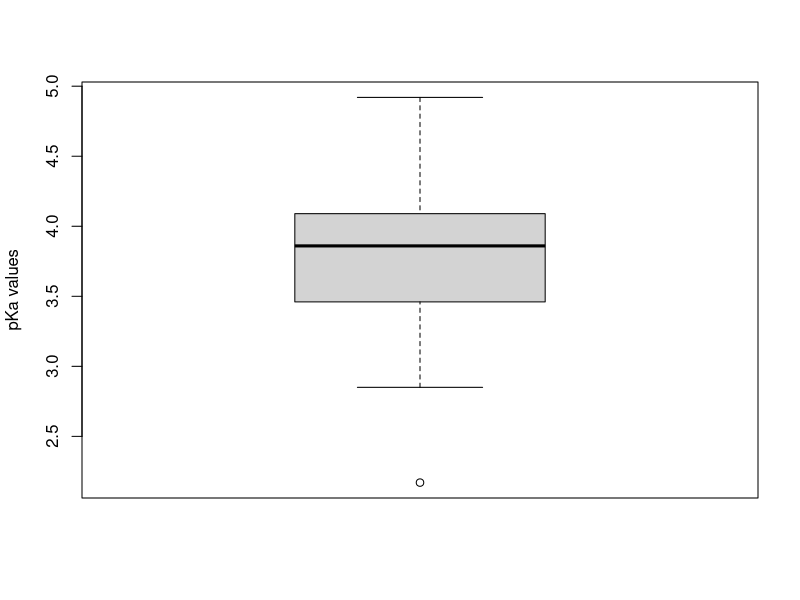
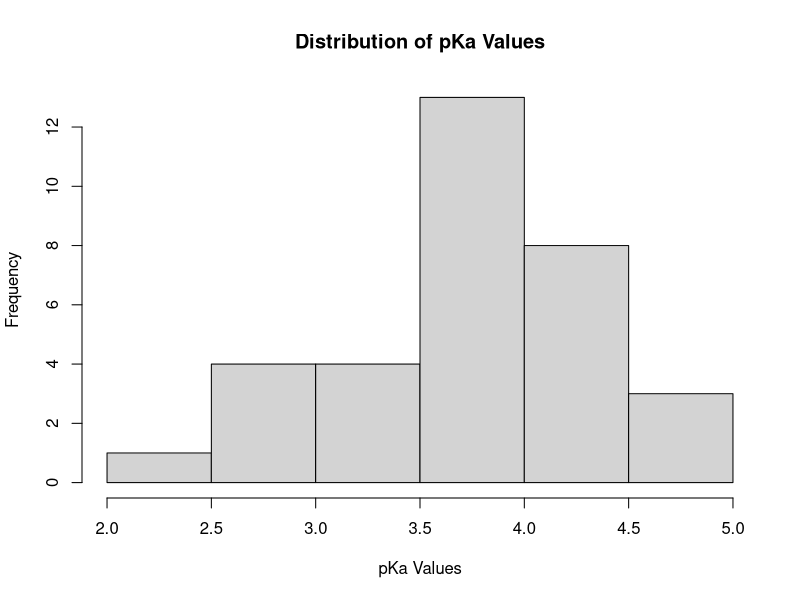
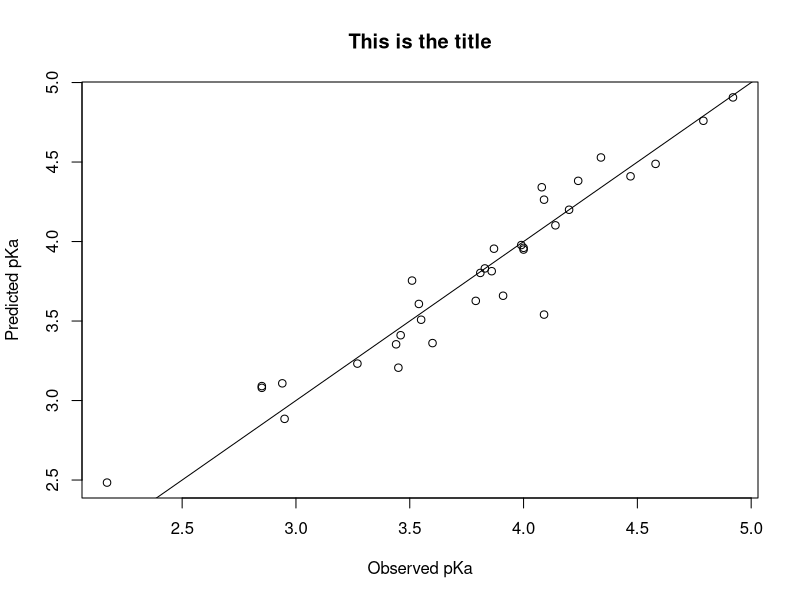
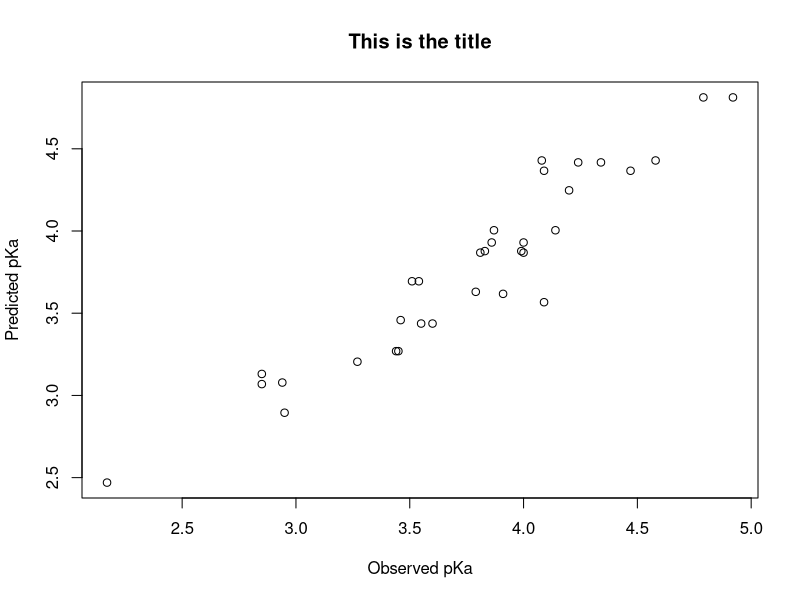

Source code (R) for these figures, in order:
## ---- chunk 1
library("knitr")
benzoate <- read.delim("./data/benzoate.txt", row.names=1)
## ---- chunk 2
boxplot(benzoate$pka, ylab="pKa values")
## ---- chunk 3
hist(benzoate$pka, main="Distribution of pKa Values", xlab="pKa Values")
## ---- chunk 4
model.all <- lm(pka ~ . , data=benzoate)
plot(benzoate$pka, fitted(model.all), main="This is the title", xlab="Observed pKa", ylab="Predicted pKa")
abline(a=0, b=1)
## ---- chunk 5
summary(model.all)
## ---- chunk 6
model.5 <- lm(pka ~  sigma.p + sigma.m + ortho + tpsa + logp,  data=benzoate)
plot(benzoate$pka, fitted(model.5), main="This is the title", xlab="Observed pKa", ylab="Predicted pKa")
## ---- chunk 7
summary(model.5)
